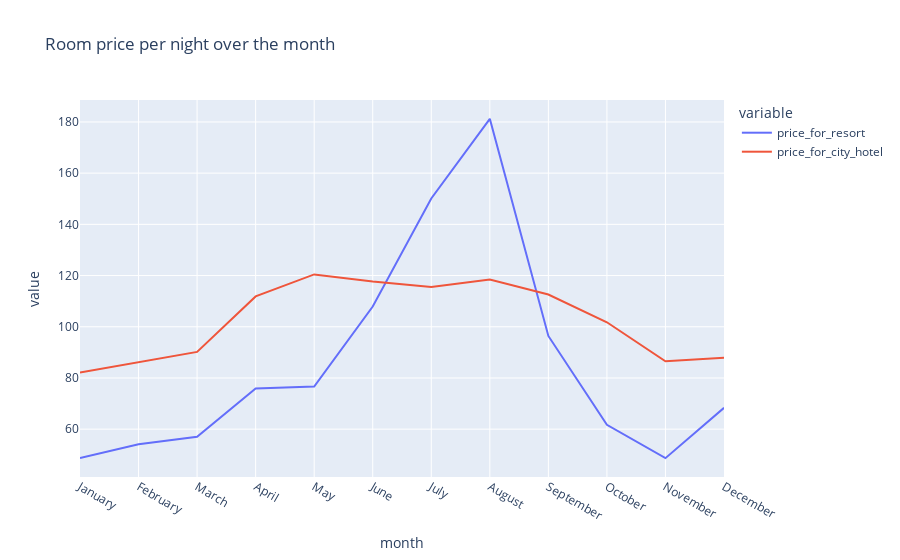

The notebook cell saved with this chart:
### Code cell
resort = df[(df['hotel'] == 'Resort Hotel') & (df['is_canceled'] == 0)]
City = df[(df['hotel'] == 'City Hotel') & (df['is_canceled'] == 0)]
data_resort = resort[resort['is_canceled'] == 0]
data_city = City[City['is_canceled'] == 0]
resort_hotel = data_resort.groupby(['arrival_date_month'])['adr'].mean().reset_index()
city_hotel = data_city.groupby(['arrival_date_month'])['adr'].mean().reset_index()
final=resort_hotel.merge(city_hotel,on='arrival_date_month')
final.columns=['month','price_for_resort','price_for_city_hotel']
final = sd.Sort_Dataframeby_Month(df = final, monthcolumnname = 'month')
px.line(final, x = 'month', y=['price_for_resort', 'price_for_city_hotel'], title ='Room price per night over the month' )

### Figure 1 — Plotly figure (JSON) as saved in the notebook; plotly's stock layout.template omitted (floating-point values rounded to 4 significant figures)
{"data": [{"hovertemplate": "variable=price_for_resort<br>month=%{x}<br>value=%{y}<extra></extra>", "legendgroup": "price_for_resort", "line": {"color": "#636efa", "dash": "solid"}, "marker": {"symbol": "circle"}, "mode": "lines", "name": "price_for_resort", "orientation": "v", "showlegend": true, "type": "scatter", "x": ["January", "February", "March", "April", "May", "June", "July", "August", "September", "October", "November", "December"], "xaxis": "x", "y": [48.71, 54.15, 57.01, 75.87, 76.66, 107.9, 150.1, 181.2, 96.42, 61.73, 48.68, 68.32], "yaxis": "y"}, {"hovertemplate": "variable=price_for_city_hotel<br>month=%{x}<br>value=%{y}<extra></extra>", "legendgroup": "price_for_city_hotel", "line": {"color": "#EF553B", "dash": "solid"}, "marker": {"symbol": "circle"}, "mode": "lines", "name": "price_for_city_hotel", "orientation": "v", "showlegend": true, "type": "scatter", "x": ["January", "February", "March", "April", "May", "June", "July", "August", "September", "October", "November", "December"], "xaxis": "x", "y": [82.16, 86.18, 90.17, 111.9, 120.4, 117.7, 115.6, 118.4, 112.6, 101.7, 86.5, 87.86], "yaxis": "y"}], "layout": {"legend": {"title": {"text": "variable"}, "tracegroupgap": 0}, "title": {"text": "Room price per night over the month"}, "xaxis": {"anchor": "y", "domain": [0, 1], "title": {"text": "month"}}, "yaxis": {"anchor": "x", "domain": [0, 1], "title": {"text": "value"}}}}
